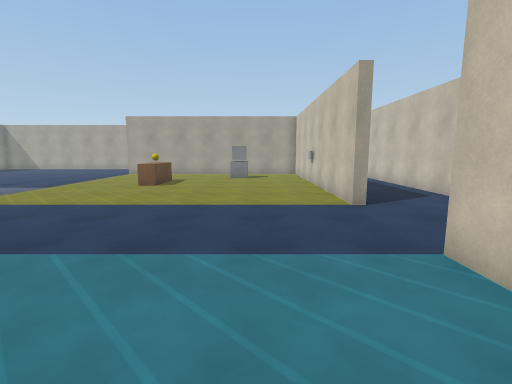
View 1 (above)

23 first-person views from a walk through a scene from a Unity 3-D project. The camera is 1.5 m above the floor, tilts 8° down and sees 85° across. The floor is counted in squares, 1 m on a side. Each view is taken from the middle of a square. On the plan, view 1 faces up. The plan holds only what a view shows up to about 14 squares ahead; the rest is blank. The player character is not drawn.

View 2
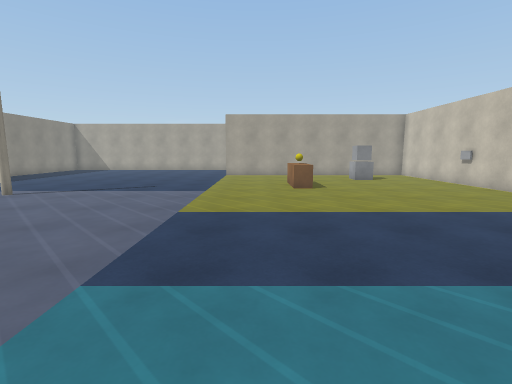

View 3
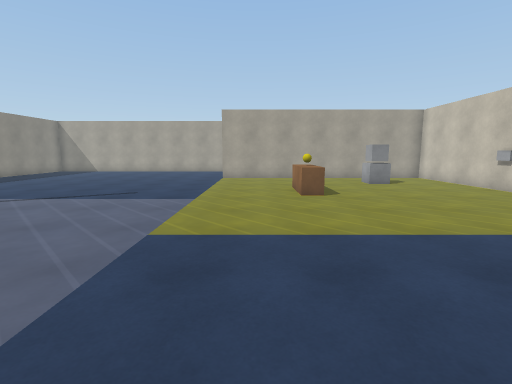

View 4
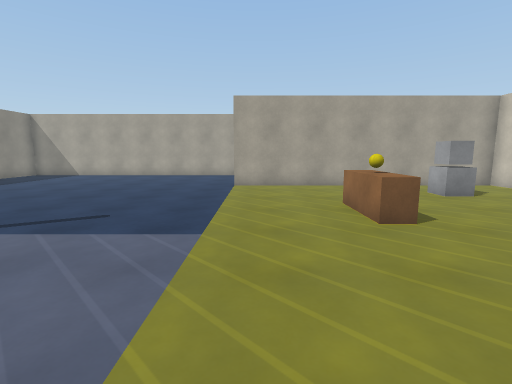

View 5
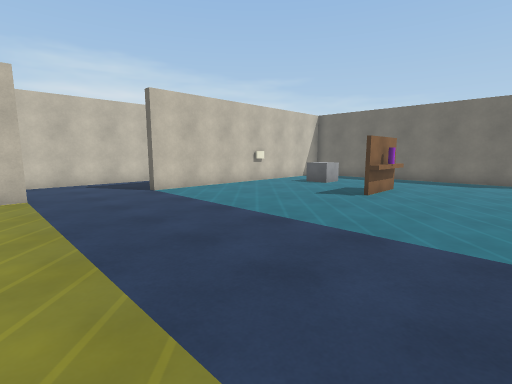

View 6
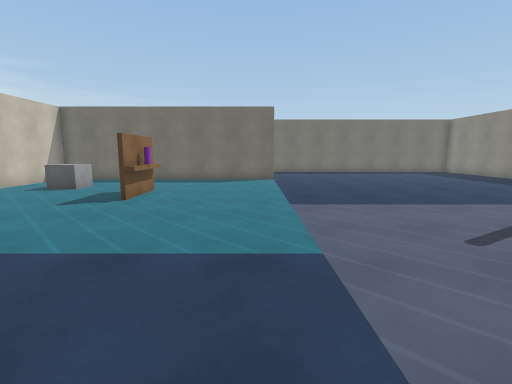

View 7
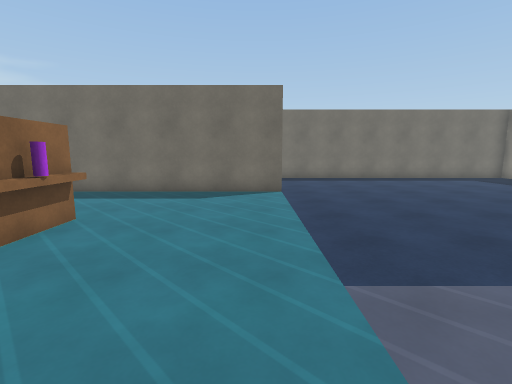

View 8
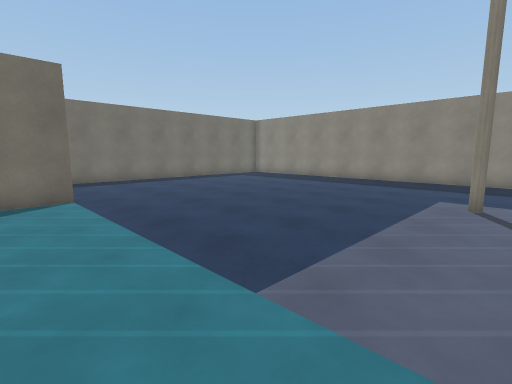

View 9
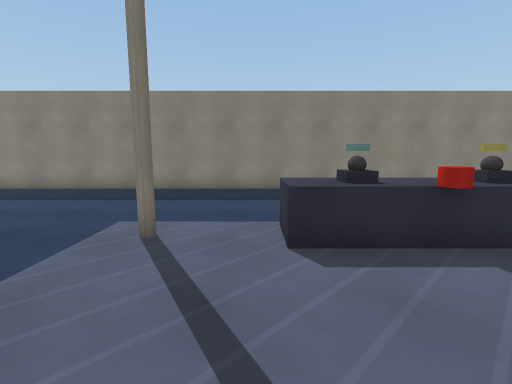

View 10
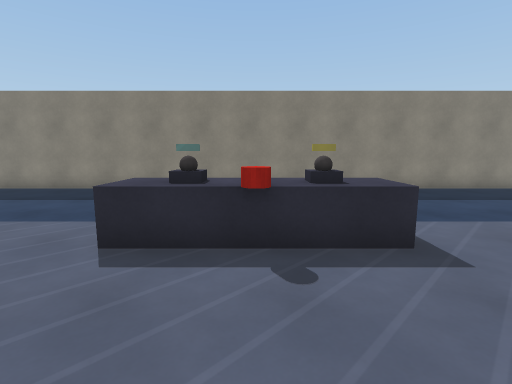

View 11
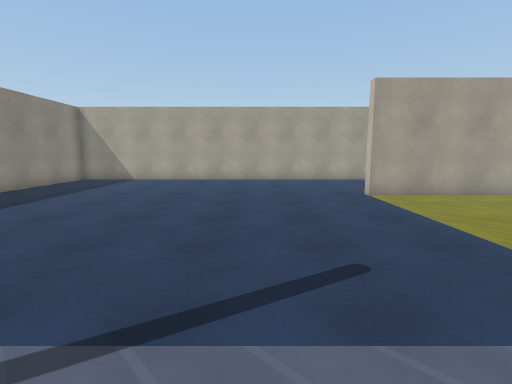

View 12
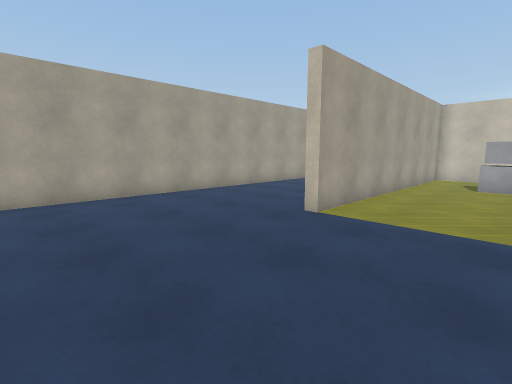

View 13
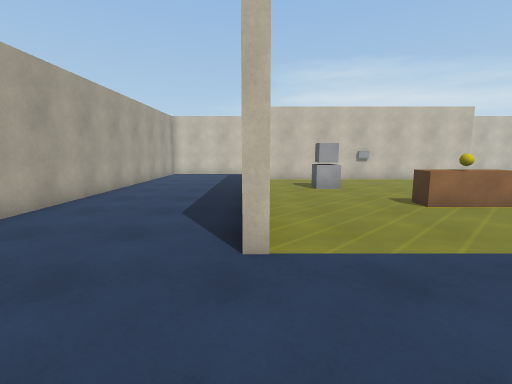

View 14
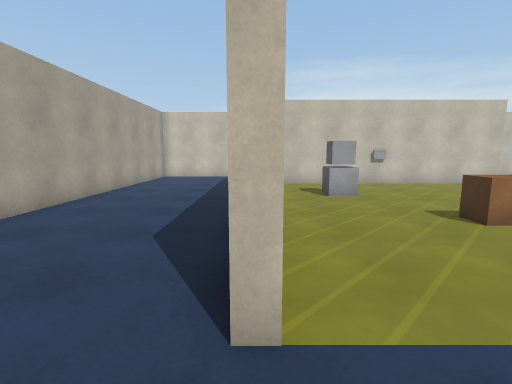

View 15
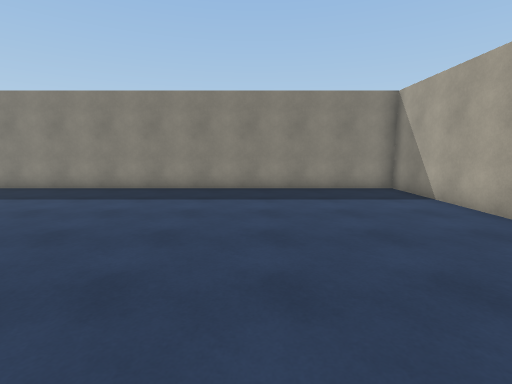

View 16
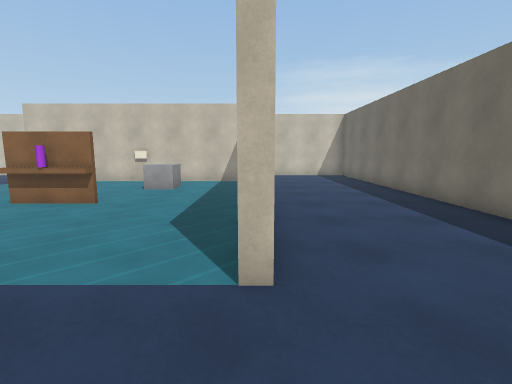

View 17
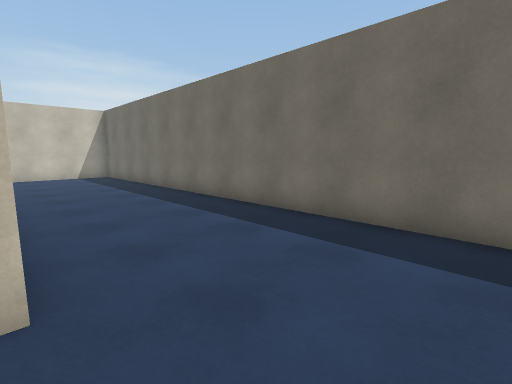

View 18
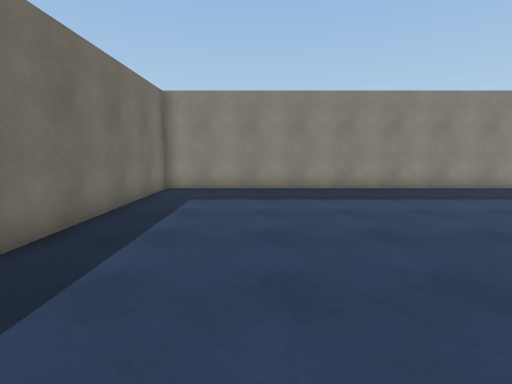

View 19
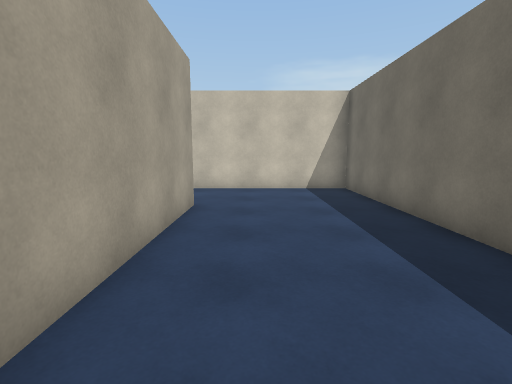

View 20
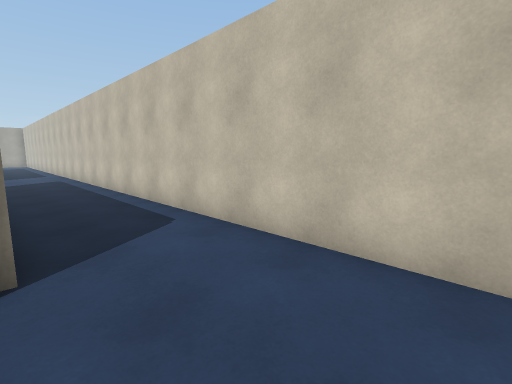

View 21
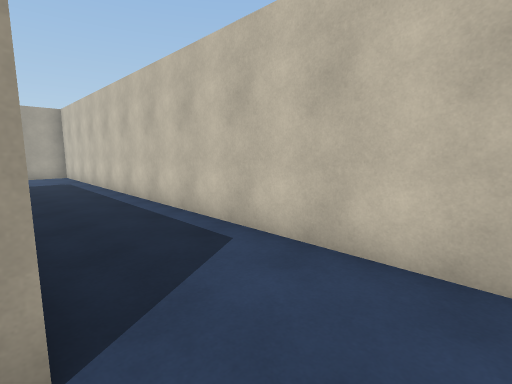

View 22
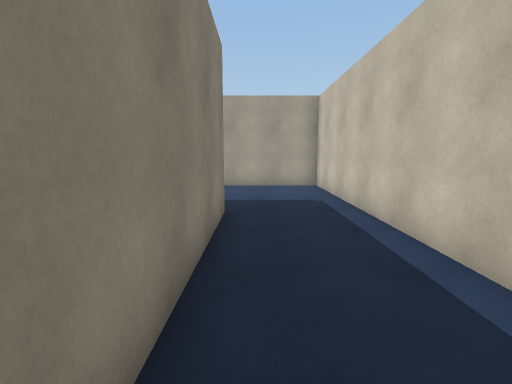

View 23
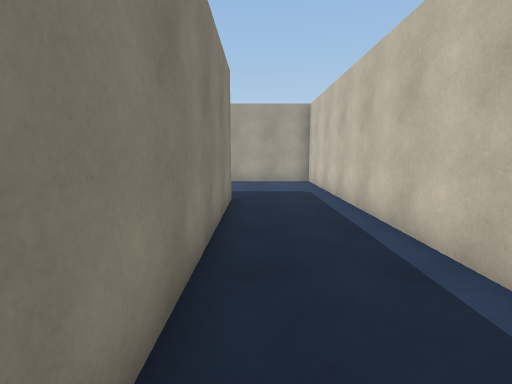

### Floor plan
Points are (right, up) in squares from view 1. A wall is a line through its corners. A room is listed if a view was taken in it or the views show most of it. See-through windows are left out.
Room 1 (views 1, 2, 3, 4, 5, 6, 7, 8, 9, 10, 11, 12, 13, 14, 15, 16, 17, 18, 19, 20, 21, 22, 23)
walls: (-4.2, -1.6) (-4.2, -0.8) (-3.6, -0.8); (-3.9, -1.6) (-3.9, -0.8); (-3.9, -3.4) (-3.9, -2.4); (-3.6, -3.3) (-4.2, -3.3) (-4.2, -2.4); (3.2, 8) (2.8, 8) (2.8, 19.8) (-9, 19.8) (-9, 20.2); (2.8, -0.2) (2.8, 4) (3.2, 4); (-9, -8.2) (-9, -7.8) (-0.9, -7.8); (2.8, -6.2) (2.8, -3.6); (3.2, 20) (3.2, 11.8); (3, -8.2) (-3.2, -8.2); (-11.9, -13.8) (6.8, -13.8) (6.8, 25.8) (-14.8, 25.8); (-17.1, 25.8) (-22.8, 25.8) (-22.8, -13.8) (-15, -13.8)
low walls: (-15.2, 5.6) (-15.2, 3.5) (-16.8, 3.5); (-15.2, 8.6) (-15.2, 6.4)
objects: other object (-16, 5); other object (-16, 7); other object (-15, 6); other object (-5, 13); other object (-5, 14); other object (-5, 15); other object (-1, 17); other object (0, -4)

Positions as (right, up) in squares from view 1, and headings:
1: (0, 0), facing up
2: (-7, 1), facing up
3: (-7, 3), facing up
4: (-8, 7), facing up
5: (-8, 9), facing down-right
6: (-8, 8), facing down
7: (-8, 3), facing down
8: (-7, 2), facing down-left
9: (-11, 3), facing left
10: (-11, 6), facing left
11: (-13, 10), facing up
12: (-15, 16), facing up-right
13: (-13, 20), facing right
14: (-11, 20), facing right
15: (-11, 20), facing left
16: (-12, -8), facing right
17: (-12, -8), facing down-right
18: (-11, -10), facing left
19: (-5, -10), facing right
20: (3, -12), facing up-right
21: (3, 6), facing up-right
22: (4, 13), facing up
23: (4, 11), facing up
